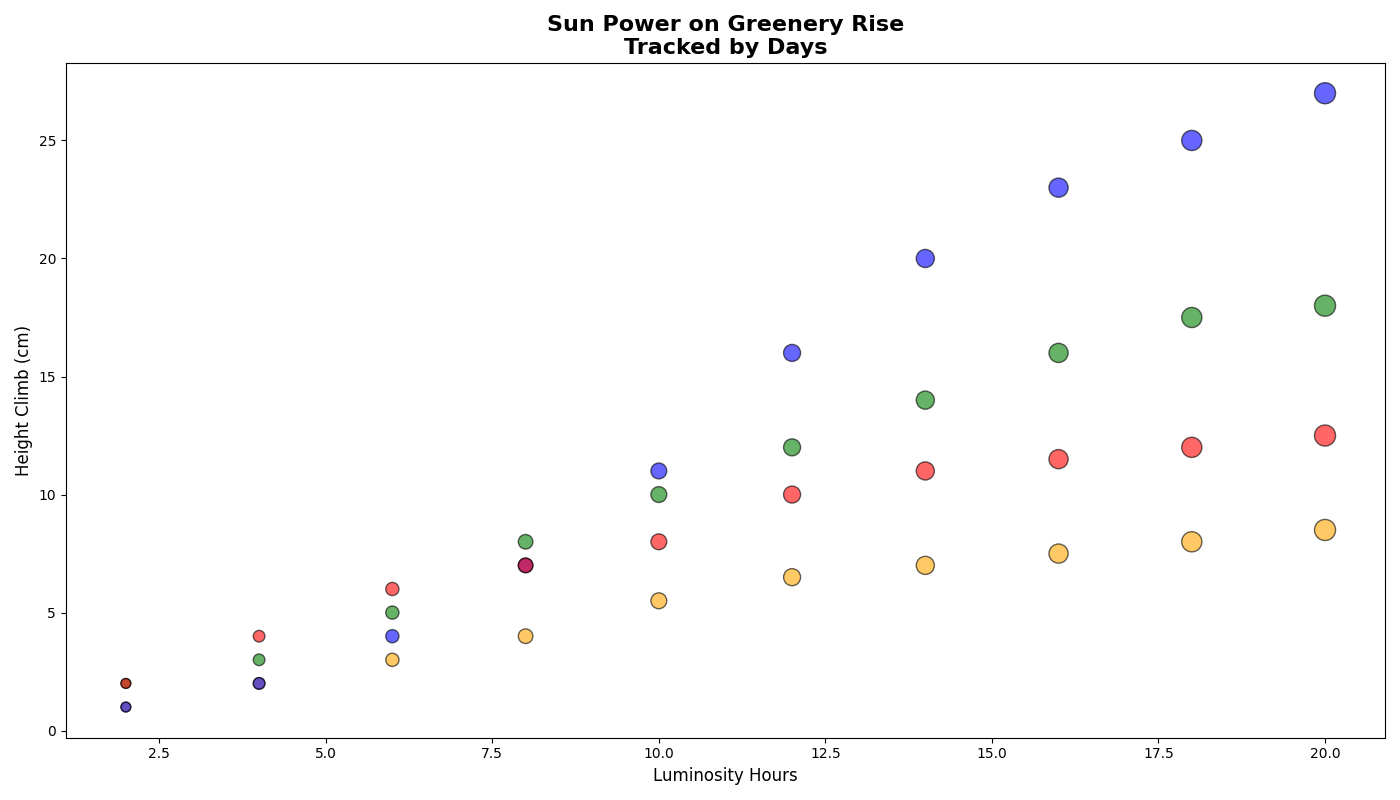

The script that drew this image:
import matplotlib.pyplot as plt
import numpy as np

# Data for plant growth under different sunlight conditions
sunlight = np.array([2, 4, 6, 8, 10, 12, 14, 16, 18, 20])
succulent_growth = np.array([2, 3, 5, 8, 10, 12, 14, 16, 17.5, 18])
fern_growth = np.array([1, 2, 3, 4, 5.5, 6.5, 7, 7.5, 8, 8.5])
pothos_growth = np.array([1, 2, 4, 7, 11, 16, 20, 23, 25, 27])
cactus_growth = np.array([2, 4, 6, 7, 8, 10, 11, 11.5, 12, 12.5])
sizes = np.array([50, 70, 90, 110, 130, 150, 170, 190, 210, 230])

plt.figure(figsize=(14, 8))
plt.scatter(sunlight, succulent_growth, s=sizes, c='green', alpha=0.6, edgecolor='k')
plt.scatter(sunlight, fern_growth, s=sizes, c='orange', alpha=0.6, edgecolor='k')
plt.scatter(sunlight, pothos_growth, s=sizes, c='blue', alpha=0.6, edgecolor='k')
plt.scatter(sunlight, cactus_growth, s=sizes, c='red', alpha=0.6, edgecolor='k')

plt.title('Sun Power on Greenery Rise\nTracked by Days', fontsize=16, fontweight='bold')
plt.xlabel('Luminosity Hours', fontsize=12)
plt.ylabel('Height Climb (cm)', fontsize=12)

plt.tight_layout()
plt.show()
